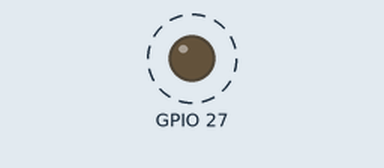
Bench run of a sketch on a simulated ESP32. On the bench: output pins drawn as LEDs (lit = HIGH). Dashed ring = blinking.

Above: at 0.2 s.
Timing chart, 0 to 3.0 s (numbered marks = the images above):
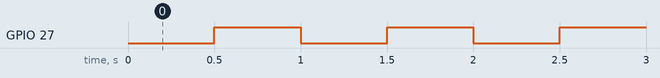

Measured:
- by itself, GPIO 27: alternates HIGH for 0.50 s and LOW for 0.50 s

The sketch:

Ardu8_BBL_ESP32_01_Blink.ino
```cpp
void setup() {
  	pinMode(27, OUTPUT);
}
void loop() {
  	digitalWrite(27, LOW);
  	delay(500);
  	digitalWrite(27, HIGH);
  	delay(500);
}
```
